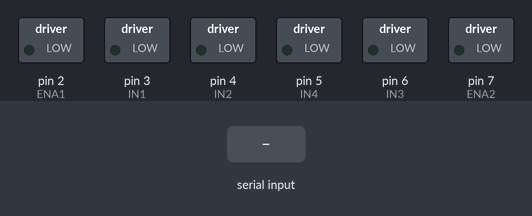
The sketch below on a simulated Arduino Uno, built with avr-gcc and run on an emulated ATmega328P. On the bench: switched loads named in the sketch (green lamp = pin HIGH). The inputs (shaded band) are chosen by the test bench.

Above: at 1.2 s.
1.3 s: "0" received over the second serial link
At 2.3 s:
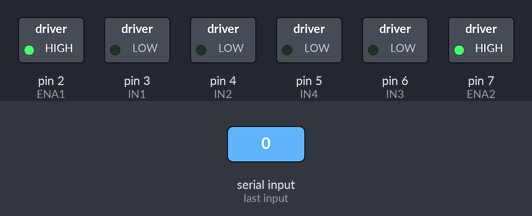
2.8 s: "1" received over the second serial link
At 3.4 s:
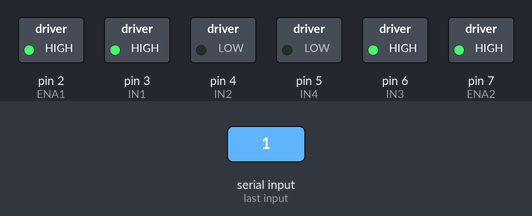
4.3 s: "2" received over the second serial link
At 4.6 s:
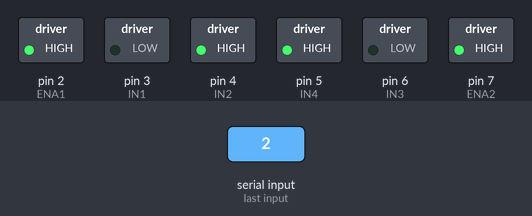
5.8 s: "3" received over the second serial link
At 6.9 s:
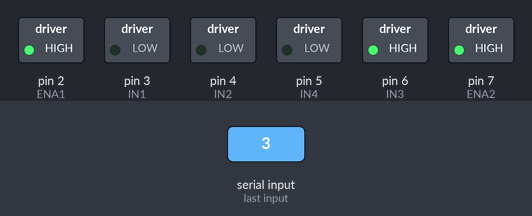
7.3 s: "4" received over the second serial link
At 8.1 s:
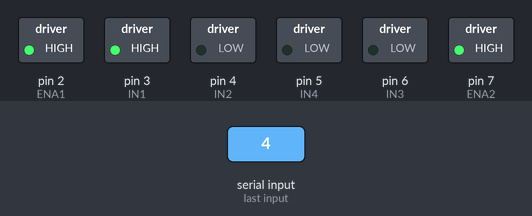
Timing chart, 0 to 9.8 s (numbered marks = the images above; inputs shaded):
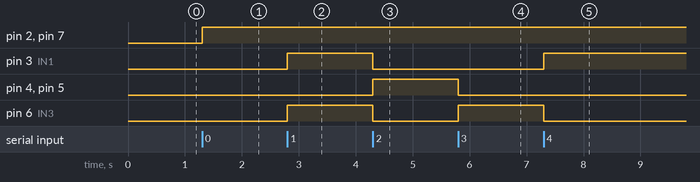

The sketch:

IntegrationTest.ino
```cpp
#include <SoftwareSerial.h>
char BluetoothText;

#define RxPin 10
#define TxPin 11

SoftwareSerial Bluetooth(TxPin,RxPin); // Rx=5, Tx=4

#define ENA1 2
#define IN1 3
#define IN2 4

#define ENA2 7
#define IN3 6
#define IN4 5

int wheelSpeed = 250;

void setup() {
  Serial.begin(9600);
  Bluetooth.begin(9600);

  pinMode(ENA1, OUTPUT);
  pinMode(IN1, OUTPUT);
  pinMode(IN2, OUTPUT);

  pinMode(ENA2, OUTPUT);
  pinMode(IN3, OUTPUT);
  pinMode(IN4, OUTPUT);
}

void loop() {

  if(Bluetooth.available() > 0)
  {
    BluetoothText = Bluetooth.read();
    handleCommand(BluetoothText);
    // executeTest();
  }


}

void executeTest() {
  digitalWrite (IN1, HIGH);
  digitalWrite (IN2, LOW);
  analogWrite (ENA1, wheelSpeed);
  delay (5000);
  digitalWrite (IN1, LOW);
  digitalWrite (IN2, HIGH);
  analogWrite (ENA1, wheelSpeed);
  delay (5000);
}

void handleCommand(char commandCode) {
  switch(commandCode) {
    case '0':
      // Stop
      digitalWrite(IN1, LOW);
      digitalWrite(IN2, LOW);
      digitalWrite(IN3, LOW);
      digitalWrite(IN4, LOW);
      analogWrite (ENA1, wheelSpeed);
      analogWrite (ENA2, wheelSpeed);
      break;
    case '1':
      // Forward
      digitalWrite(IN1, HIGH);
      digitalWrite(IN2, LOW);
      digitalWrite(IN3, HIGH);
      digitalWrite(IN4, LOW);
      analogWrite (ENA1, wheelSpeed);
      analogWrite (ENA2, wheelSpeed);
      break;
    case '2':
      // Backward
      digitalWrite(IN1, LOW);
      digitalWrite(IN2, HIGH);
      digitalWrite(IN3, LOW);
      digitalWrite(IN4, HIGH);
      analogWrite (ENA1, wheelSpeed);
      analogWrite (ENA2, wheelSpeed);
      break;
    case '3':
      // Left
      digitalWrite(IN1, LOW);
      digitalWrite(IN2, LOW);
      digitalWrite(IN3, HIGH);
      digitalWrite(IN4, LOW);
      analogWrite (ENA1, wheelSpeed);
      analogWrite (ENA2, wheelSpeed);
      break;
    case '4':
      // Right
      digitalWrite(IN1, HIGH);
      digitalWrite(IN2, LOW);
      digitalWrite(IN3, LOW);
      digitalWrite(IN4, LOW);
      analogWrite (ENA1, wheelSpeed);
      analogWrite (ENA2, wheelSpeed);
      break;
    default:
      break;
  }
}
```

Measured:
- after the input at 1.3 s, pin 2 (ENA1), pin 7 (ENA2): LOW → HIGH at once
- after the input at 2.8 s, pin 3 (IN1), pin 6 (IN3): LOW → HIGH at once
- after the input at 4.3 s, pin 3 (IN1), pin 6 (IN3): HIGH → LOW at once; pin 4 (IN2), pin 5 (IN4): LOW → HIGH at once
- after the input at 5.8 s, pin 4 (IN2), pin 5 (IN4): HIGH → LOW at once; pin 6 (IN3): LOW → HIGH at once
- after the input at 7.3 s, pin 3 (IN1): LOW → HIGH at once; pin 6 (IN3): HIGH → LOW at once
